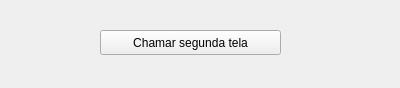
<?xml version="1.0" encoding="UTF-8"?>
<ui version="4.0">
 <class>Form</class>
 <widget class="QWidget" name="Form">
  <property name="geometry">
   <rect>
    <x>0</x>
    <y>0</y>
    <width>400</width>
    <height>88</height>
   </rect>
  </property>
  <property name="windowTitle">
   <string>Form</string>
  </property>
  <widget class="QPushButton" name="pushButton">
   <property name="geometry">
    <rect>
     <x>100</x>
     <y>30</y>
     <width>181</width>
     <height>25</height>
    </rect>
   </property>
   <property name="text">
    <string>Chamar segunda tela</string>
   </property>
  </widget>
 </widget>
 <resources/>
 <connections/>
</ui>
